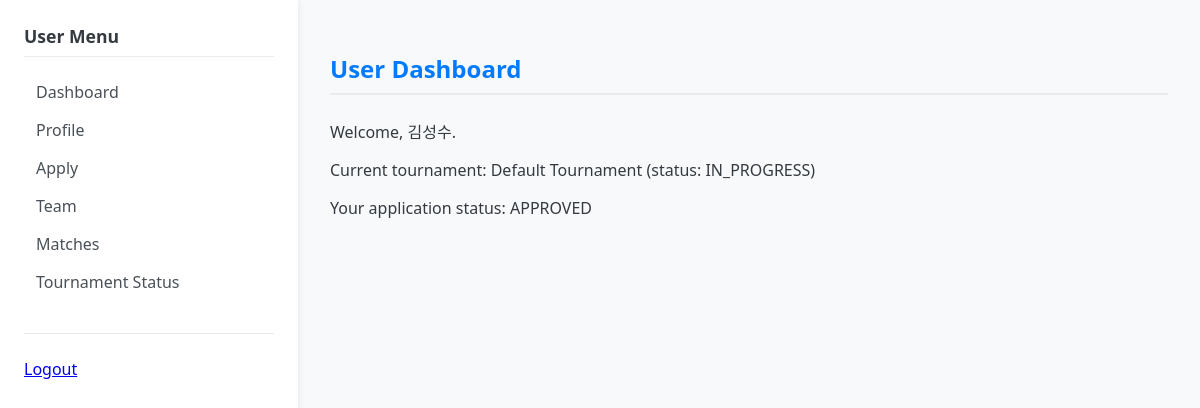
The app's page /user/dashboard (signed in), older data.
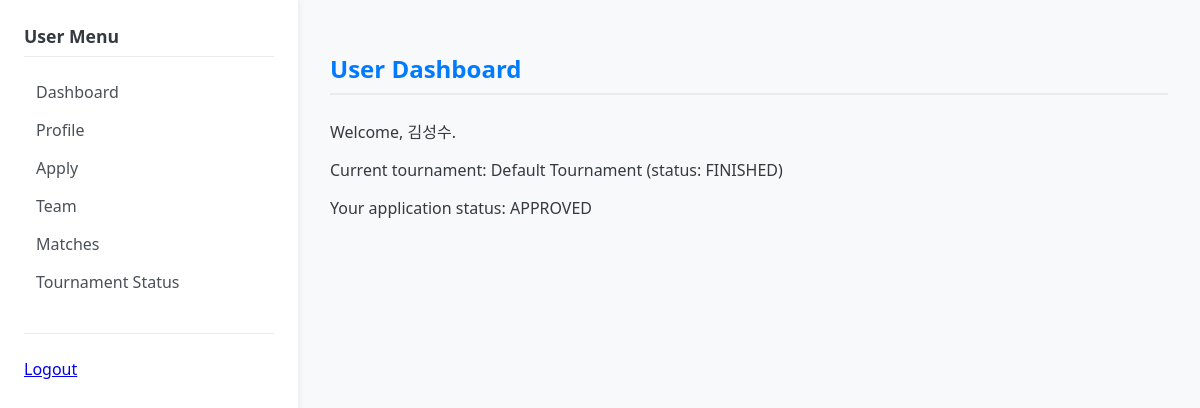
The same page, newer data.
### models.py (models this page shows)
class Tournament(db.Model):
    __tablename__ = "tournaments"
    id = db.Column(db.Integer, primary_key=True)
    name = db.Column(db.String(128), nullable=False)
    type = db.Column(db.String(16), default="KNOCKOUT") # 대회 방식: "KNOCKOUT", "LEAGUE", "LEAGUE_FINAL"
    status = db.Column(db.String(32), default="OPEN")  # OPEN, IN_PROGRESS, FINISHED
    current_stage = db.Column(db.String(16), default="LEAGUE") # 현재 단계: LEAGUE, PLAYOFF, FINAL 등
    created_at = db.Column(db.DateTime, default=datetime.utcnow)
    participants = db.relationship("Participant", back_populates="tournament")
    teams = db.relationship("Team", back_populates="tournament")

### app.py (the view)
@app.route("/user/dashboard")
@login_required(role="USER")
def user_dashboard():
    user = current_user()
    tournament = Tournament.query.first()
    participant = None
    if tournament:
        participant = Participant.query.filter_by(
            user_id=user.id, tournament_id=tournament.id
        ).first()
    return render_template(
        "user/dashboard.html",
        user=user,
        tournament=tournament,
        participant=participant,
    )

### app.py (called while the page is built)
def current_user():
    user_id = session.get("user_id")
    if not user_id:
        return None
    user = User.query.get(user_id)
    return user

def login_required(role=None):
    def decorator(fn):
        from functools import wraps
        @wraps(fn)
        def wrapper(*args, **kwargs):
            user = current_user()
            active_role = session.get("role")
            if not user or not active_role:
                return redirect(url_for("login_page"))
            if role and active_role != role:
                flash("Permission denied. You are logged in as " + active_role + ".")
                return redirect(url_for("login_page"))
            return fn(*args, **kwargs)
        return wrapper
    return decorator

@app.context_processor
def inject_helpers():
    return dict(
        calculate_estimated_score=calculate_estimated_score,
        get_user_score=get_user_score,
        get_member_weighted_score=get_member_weighted_score,
    )

### templates/user/dashboard.html
{% extends "base.html" %}
{% block content %}
<h2>User Dashboard</h2>
<p>Welcome, {{ user.real_name or user.username }}.</p>
{% if tournament %}
    <p>Current tournament: {{ tournament.name }} (status: {{ tournament.status }})</p>
    {% if participant %}
        <p>Your application status: {{ participant.status }}</p>
    {% else %}
        <p>You have not applied yet.</p>
    {% endif %}
{% else %}
    <p>No tournament available.</p>
{% endif %}
{% endblock %}

Row changes from the older to the newer data that the page shows:
changed Tournament "Default Tournament": status "IN_PROGRESS" → "FINISHED"
